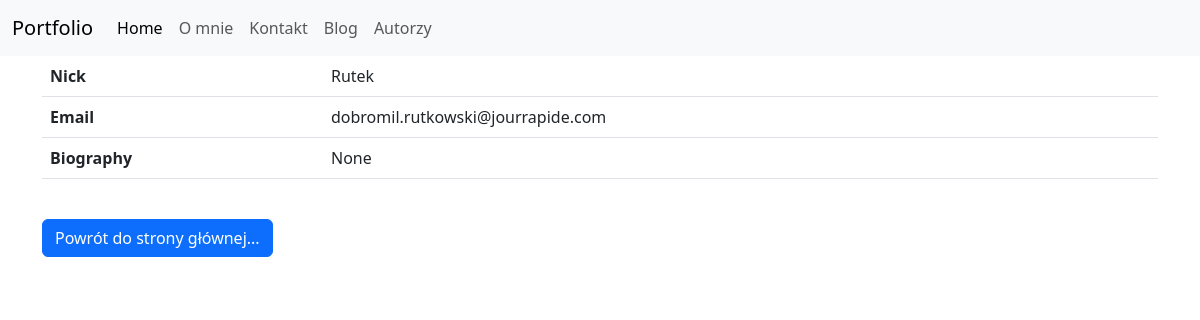
Page /posts/author/10 on the committed database.
### posts/models.py (models this page shows, shortened)
class Author(models.Model):
    nick = models.CharField(max_length=100)
    email = models.EmailField()
    bio = models.TextField(blank=True, null=True)

### posts/views.py (the view)
# urls.py: path('author/<int:id>', author_details, name='author_details'),
def author_details(request, id):
    author = Author.objects.get(id=id)
    return render(request, template_name='posts/author_details.html', context={'author': author, 'title': 'Author details'})

### posts/templates/posts/author_details.html (shortened to what this page needs)
{% extends "infos/base.html" %}
{% block content %}
    <table class="table">
       <tr>
           <th>Nick</th>
           <td>{{ author.nick }}</td>
       </tr>
       <tr>
           <th>Email</th>
           <td>{{ author.email }}</td>
       </tr>
       <tr>
           <th>Biography</th>
           <td>{{ author.bio }}</td>
       </tr>
   </table>
    <a href="{% url 'posts:authors_list' %}" class="btn btn-primary" tabindex="-1"
       role="button" aria-disabled="true">Powrót do strony głównej...</a>
{% endblock content %}

### rows in the picture
Author: nick "Rutek", email "dobromil.rutkowski@jourrapide.com", bio "None"
